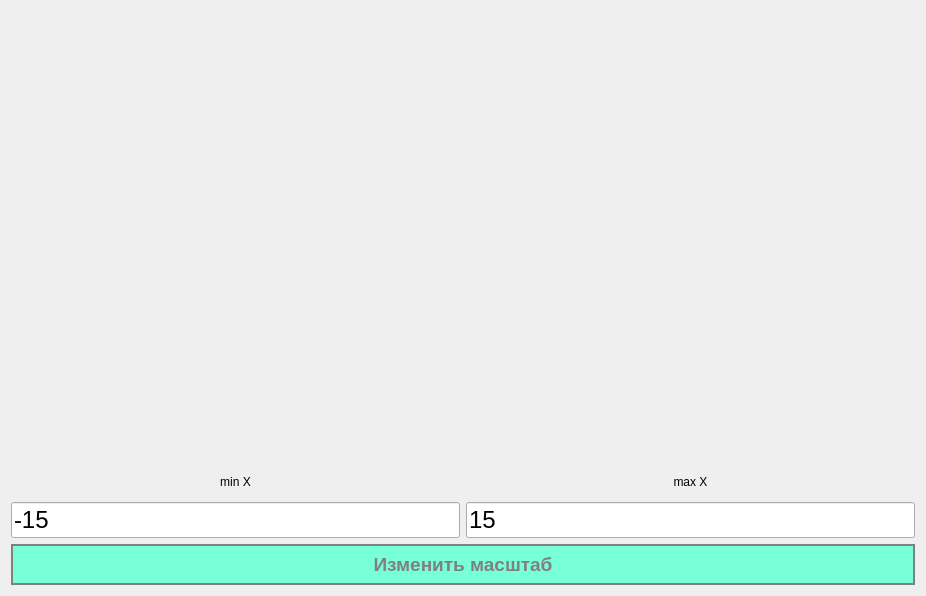
<?xml version="1.0" encoding="UTF-8"?>
<ui version="4.0">
 <class>Graph</class>
 <widget class="QWidget" name="Graph">
  <property name="geometry">
   <rect>
    <x>0</x>
    <y>0</y>
    <width>926</width>
    <height>596</height>
   </rect>
  </property>
  <property name="windowTitle">
   <string>Form</string>
  </property>
  <layout class="QVBoxLayout" name="verticalLayout_3">
   <item>
    <layout class="QGridLayout" name="gridLayout_2">
     <item row="0" column="0">
      <widget class="QCustomPlot" name="widget" native="true">
       <property name="sizePolicy">
        <sizepolicy hsizetype="Minimum" vsizetype="Minimum">
         <horstretch>0</horstretch>
         <verstretch>0</verstretch>
        </sizepolicy>
       </property>
       <property name="minimumSize">
        <size>
         <width>900</width>
         <height>450</height>
        </size>
       </property>
       <property name="font">
        <font>
         <pointsize>32</pointsize>
        </font>
       </property>
      </widget>
     </item>
     <item row="1" column="0">
      <layout class="QGridLayout" name="gridLayout">
       <item row="0" column="0">
        <layout class="QVBoxLayout" name="verticalLayout">
         <item>
          <widget class="QLabel" name="label_3">
           <property name="maximumSize">
            <size>
             <width>16777215</width>
             <height>65</height>
            </size>
           </property>
           <property name="text">
            <string>min X</string>
           </property>
           <property name="alignment">
            <set>Qt::AlignCenter</set>
           </property>
           <property name="textInteractionFlags">
            <set>Qt::NoTextInteraction</set>
           </property>
          </widget>
         </item>
         <item>
          <widget class="QLineEdit" name="lineEdit_xBegin">
           <property name="font">
            <font>
             <pointsize>18</pointsize>
            </font>
           </property>
           <property name="styleSheet">
            <string notr="true">QLineEdit {

border: 2px solid gray;
}

background-color: white;</string>
           </property>
           <property name="text">
            <string>-15</string>
           </property>
          </widget>
         </item>
        </layout>
       </item>
       <item row="0" column="1">
        <layout class="QVBoxLayout" name="verticalLayout_2">
         <item>
          <widget class="QLabel" name="label_4">
           <property name="maximumSize">
            <size>
             <width>16777215</width>
             <height>65</height>
            </size>
           </property>
           <property name="text">
            <string>max X</string>
           </property>
           <property name="alignment">
            <set>Qt::AlignCenter</set>
           </property>
           <property name="textInteractionFlags">
            <set>Qt::NoTextInteraction</set>
           </property>
          </widget>
         </item>
         <item>
          <widget class="QLineEdit" name="lineEdit_xEnd">
           <property name="font">
            <font>
             <pointsize>18</pointsize>
            </font>
           </property>
           <property name="styleSheet">
            <string notr="true">QLineEdit {

border: 2px solid gray;
}

background-color: white;</string>
           </property>
           <property name="text">
            <string>15</string>
           </property>
          </widget>
         </item>
        </layout>
       </item>
       <item row="1" column="0" colspan="2">
        <widget class="QPushButton" name="pushButton">
         <property name="minimumSize">
          <size>
           <width>0</width>
           <height>41</height>
          </size>
         </property>
         <property name="font">
          <font>
           <pointsize>14</pointsize>
           <bold>true</bold>
          </font>
         </property>
         <property name="styleSheet">
          <string notr="true">QPushButton {
background-color: rgb(119, 255, 216);
color: gray;
border: 2px solid gray;
}
QPushButton:pressed {
    background-color: rgb(180, 61, 255);
}</string>
         </property>
         <property name="text">
          <string>Изменить масштаб</string>
         </property>
        </widget>
       </item>
      </layout>
     </item>
    </layout>
   </item>
  </layout>
 </widget>
 <customwidgets>
  <customwidget>
   <class>QCustomPlot</class>
   <extends>QWidget</extends>
   <header>qcustomplot.h</header>
   <container>1</container>
  </customwidget>
 </customwidgets>
 <resources/>
 <connections/>
</ui>
